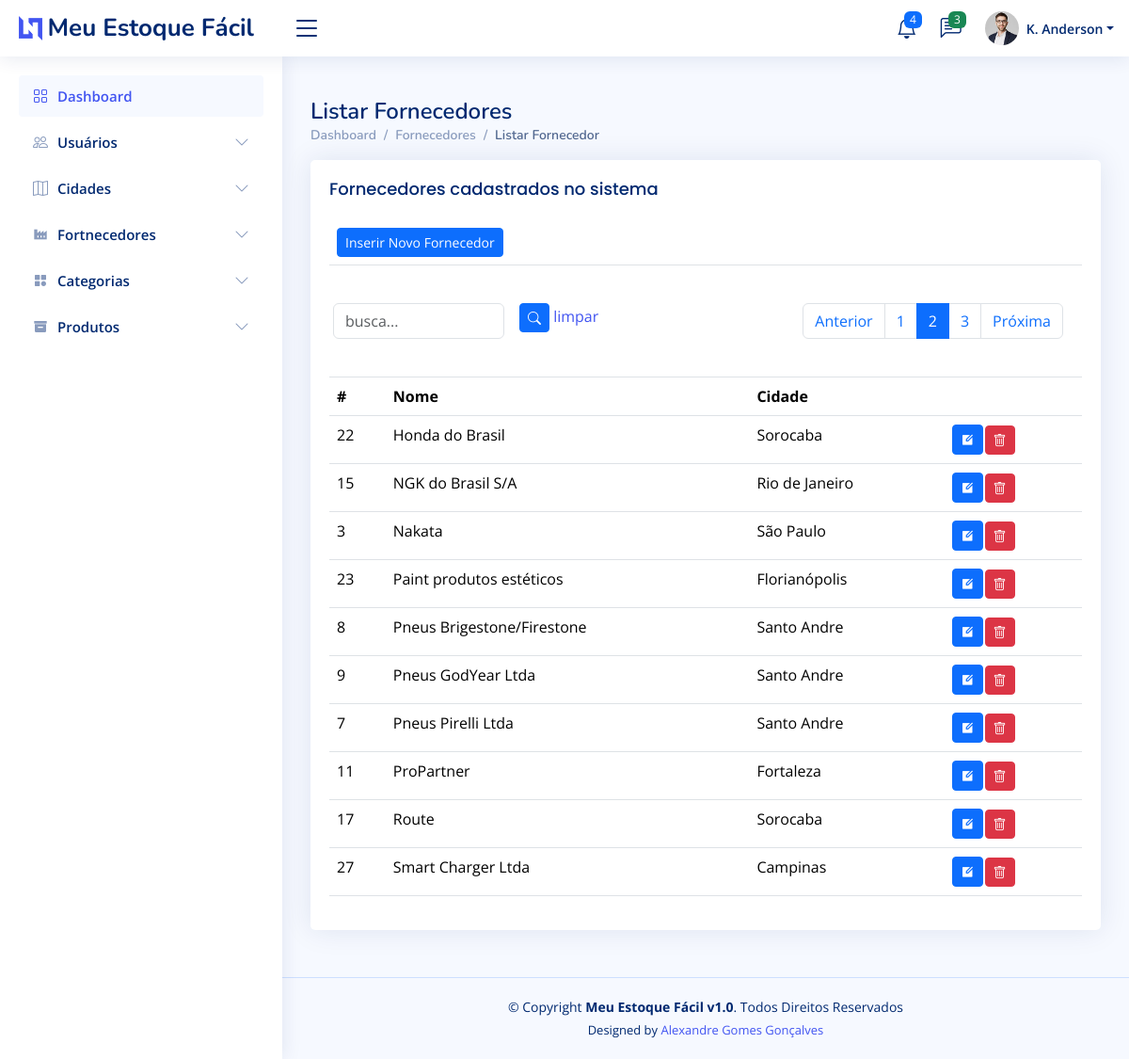
/fornecedor/listarFornecedores/?page=2&busca= (signed in), run on the app's committed database.
### fornecedor/models.py (models this page shows, shortened)
class Fornecedor(models.Model):
    idFornecedor    = models.AutoField(primary_key=True)
    nomeFornecedor  = models.CharField(max_length=255)
    idCidade        = models.ForeignKey(Cidade, blank=True, null=True, on_delete=models.CASCADE)
    created_at      = models.DateTimeField(auto_now_add=True)
    updated_at      = models.DateTimeField(auto_now=True)
    class Meta:
        ordering = ['-nomeFornecedor']

### cidade/models.py (models this page shows, shortened)
class Cidade(models.Model):
    idCidade        = models.AutoField(primary_key=True)
    nomeCidade      = models.CharField(max_length=255)
    estado          = models.CharField(max_length=2)
    created_at      = models.DateTimeField(auto_now_add=True)
    updated_at      = models.DateTimeField(auto_now=True)
    class Meta:
        ordering = ['-nomeCidade']
    def __str__(self):
        return self.nomeCidade

### fornecedor/views.py (the view)
# urls.py: path('listarFornecedores/', views.listarFornecedores, name='listarFornecedores'),
@login_required(login_url='/sistema/login/')
def listarFornecedores(request):
    if request.method == 'POST':
        Fornecedor.objects.filter(idFornecedor=request.POST.get('idFornecedor')).delete()
        return redirect('listarFornecedores')
    busca = request.GET.get('busca')
    if busca:
        fornecedores = Fornecedor.objects.filter(nomeFornecedor__icontains=busca).order_by('nomeFornecedor')
    else:
        fornecedores = Fornecedor.objects.all().order_by('nomeFornecedor')
    fornecedor_paginator = Paginator(fornecedores, 10)
    page_num = request.GET.get('page')
    page = fornecedor_paginator.get_page(page_num)
    return render(request, 'listarFornecedores.html', { 'page': page })

### fornecedor/templates/listarFornecedores.html (shortened to what this page needs)
{% extends 'base.html' %}
{% load static %}
{% block navbar %}
    {% include 'sidebar.html' %}
{% endblock %}
{% block content %}
    {% block header %}
        {% include 'header.html' %}
    {% endblock %}
    <main id="main" class="main">
        <div class="pagetitle">
            <h1>Listar Fornecedores</h1>
            <nav>
                <ol class="breadcrumb">
                    <li class="breadcrumb-item"><a href="/dashboard/">Dashboard</a></li>
                    <li class="breadcrumb-item">Fornecedores</li>
                    <li class="breadcrumb-item active">Listar Fornecedor</li>
                </ol>
            </nav>
        </div>
        <section class="section">
            <div class="row">
                <div class="col-lg-12">
                    <div class="card">
                        <div class="card-body">
                            <h5 class="card-title">Fornecedores cadastrados no sistema</h5>
                            <table class="table table-hover">
                                <thead>
                                    <tr>
                                        <td colspan="4">
                                            <a href="/fornecedor/inserirFornecedor">
                                                <button class="btn btn-sm btn-primary">Inserir Novo Fornecedor</button>
                                            </a>
                                        </td>
                                    </tr>
                                    <tr>
                                        <td colspan="4">
                                            <div class="row mb-3">
                                                <form class="row g-3">
                                                    <form action="" method="GET">
                                                        <div class="col-md-3">
                                                            <input type="text" class="form-control" id="busca" name="busca" value="{{request.GET.busca}}" placeholder="busca...">
                                                        </div>
                                                        <div class="col-md-3">
                                                            <button type="submit" class="btn btn-sm btn-primary"><i class="bi bi-search"></i></button>
                                                            <a href="/fornecedor/listarFornecedores">limpar</a>
                                                        </div>
                                                        <div class="col-md-6">
                                                            <div class="page-links">
                                                                <nav aria-label="...">
                                                                    <ul class="pagination justify-content-end">
                                                                    {% if page.has_previous %}
                                                                        <li class="page-item">
                                                                            <a class="page-link" href="/fornecedor/listarFornecedores/?page={{page.previous_page_number}}&busca={{request.GET.busca}}" tabindex="-1">Anterior</a>
                                                                        </li>
                                                                    {% else %}
                                                                        <li class="page-item disabled">
                                                                            <a class="page-link" href="#" tabindex="-1" aria-disabled="true">Anterior</a>
                                                                        </li>
                                                                    {% endif %}
                                                                    {% for pageNum in page.paginator.page_range %}
                                                                        {% if page.number == pageNum %}
                                                                            <li class="page-item active"><a class="page-link" href="#">{{pageNum}}</a></li>
                                                                        {% else %}
                                                                            <li class="page-item"><a class="page-link" href="/fornecedor/listarFornecedores/?page={{pageNum}}&busca={{request.GET.busca}}">{{pageNum}}</a></li>
                                                                        {% endif %}
                                                                    {% endfor %}
                                                                    {% if page.has_next %}
                                                                        <li class="page-item">
                                                                            <a class="page-link" href="/fornecedor/listarFornecedores/?page={{page.next_page_number}}&busca={{request.GET.busca}}">Próxima</a>
                                                                        </li>
                                                                    {% else %}
                                                                        <li class="page-item disabled">
                                                                            <a class="page-link" href="#" aria-disabled="true">Próxima</a>
                                                                        </li>
                                                                    {% endif %}
                                                                    </ul>
                                                                </nav>
                                                            </div>
                                                        </div>
                                                    </form>
                                                </div>
                                            </div>
                                    <tr>
                                        <th scope="col">#</th>
                                        <th scope="col">Nome</th>
                                        <th scope="col">Cidade</th>
                                        <th></th>
                                    </tr>
                                <tbody>
                                    {% for fornecedor in page.object_list %}
                                    <tr>
                                        <td scope="col">{{fornecedor.idFornecedor}}</td>
                                        <td scope="col">{{fornecedor.nomeFornecedor}}</td>
                                        <td scope="col">{{fornecedor.idCidade}}</td>
                                        <td>
                                            <table>
                                                <tr>
                                                    <td>
                                                        <a href="/fornecedor/editarFornecedor/{{fornecedor.idFornecedor}}">
                                                            <button class="btn btn-sm btn-primary" alt="editar"><i class="ri-edit-box-fill"></i></button>
                                                        </a>
                                                    </td>
                                                    <td>
                                                        <form action="" method="post">
                                                            <button type="button" class="btn btn-danger btn-sm" data-bs-toggle="modal" data-bs-target="#delete{{fornecedor.idFornecedor}}"><i class="bi bi-trash"></i></button>
                                                        </form>
                                                    </td>
                                                </tr>
                                            </table>
                                        </td>
                                    </tr>
                                    {% endfor %}
                                </tbody>
                        </div>
                    </div>
                </div>
        </section>
    </main>
{% endblock %}

### assets/css/style.css (style rules this page uses)
:root { scroll-behavior: smooth; }
body { font-family: "Open Sans", sans-serif; background: #f6f9ff; color: #444444; }
a { color: #4154f1; text-decoration: none; }
h1, h2, h3, h4, h5, h6 { font-family: "Nunito", sans-serif; }
#main { margin-top: 60px; padding: 20px 30px; transition: all 0.3s; }
.pagetitle { margin-bottom: 10px; }
.pagetitle h1 { font-size: 24px; margin-bottom: 0; font-weight: 600; color: #012970; }
.card { margin-bottom: 30px; border: none; border-radius: 5px; box-shadow: 0px 0 30px rgba(1, 41, 112, 0.1); }
.card-title { padding: 20px 0 15px 0; font-size: 18px; font-weight: 500; color: #012970; font-family: "Poppins", sans-serif; }
.card-body { padding: 0 20px 20px 20px; }
.breadcrumb { font-size: 14px; font-family: "Nunito", sans-serif; color: #899bbd; font-weight: 600; }
.breadcrumb a { color: #899bbd; transition: 0.3s; }
.breadcrumb .breadcrumb-item::before { color: #899bbd; }
.breadcrumb .active { color: #51678f; font-weight: 600; }
@media (min-width: 1200px) { #main, #footer { margin-left: 300px; } }

### data on the page
Fornecedor: idFornecedor "22", nomeFornecedor "Honda do Brasil", idCidade "Sorocaba"
Fornecedor: idFornecedor "15", nomeFornecedor "NGK do Brasil S/A", idCidade "Rio de Janeiro"
Fornecedor: idFornecedor "3", nomeFornecedor "Nakata", idCidade "São Paulo"
Fornecedor: idFornecedor "23", nomeFornecedor "Paint produtos estéticos", idCidade "Florianópolis"
Fornecedor: idFornecedor "8", nomeFornecedor "Pneus Brigestone/Firestone", idCidade "Santo Andre"
Fornecedor: idFornecedor "9", nomeFornecedor "Pneus GodYear Ltda", idCidade "Santo Andre"
Fornecedor: idFornecedor "7", nomeFornecedor "Pneus Pirelli Ltda", idCidade "Santo Andre"
Fornecedor: idFornecedor "11", nomeFornecedor "ProPartner", idCidade "Fortaleza"
Fornecedor: idFornecedor "17", nomeFornecedor "Route", idCidade "Sorocaba"
Fornecedor: idFornecedor "27", nomeFornecedor "Smart Charger Ltda", idCidade "Campinas"

### other printed values
{{ pageNum }} "1" "3"
{{ pageNum }} "2"
